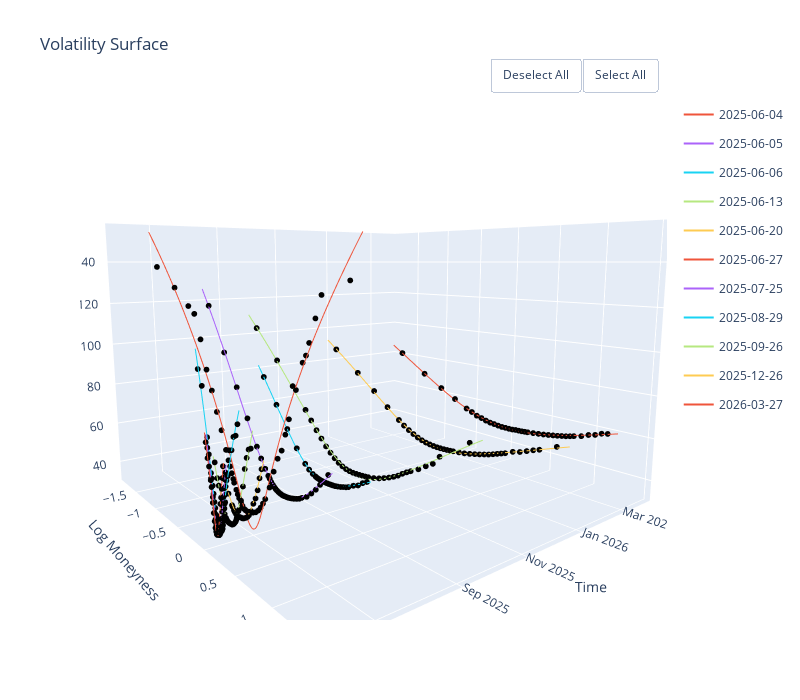
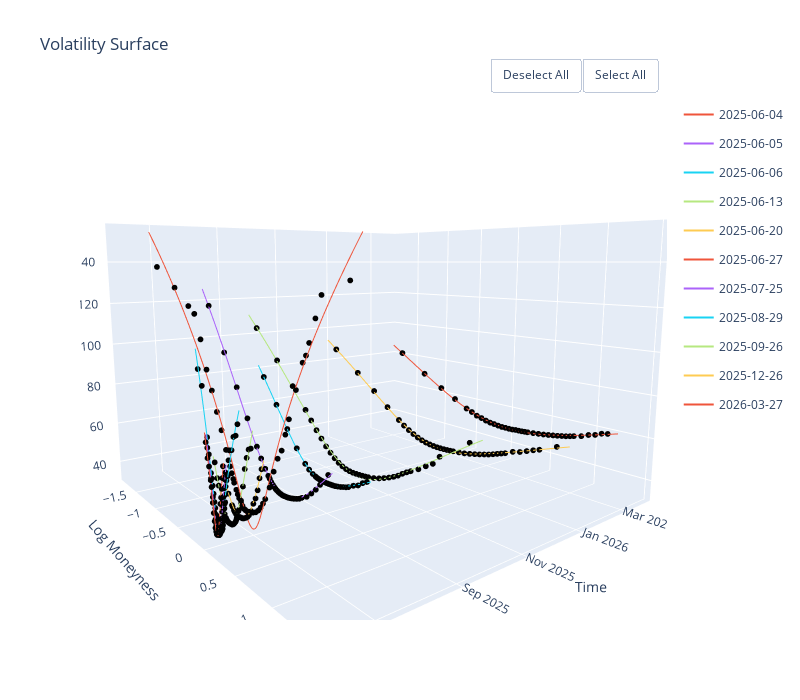

Notebook code cell kept with these figures, in order:
### Markdown cell above
# SVI (Real Market Data)

### Code cell
df = df_processed.copy()
df['IV'] = df['mark_iv'].astype(float)
df['Strike'] = df['strike'].astype(float)
df['Date'] = pd.to_datetime(df['expiry'])
df['Tau'] = df['time_to_expiry']
df['F'] = df['forward_price']
df['S'] = df['underlying_price']

df = df[df['Tau']>0]

svim = SVIModel(df[['IV','Strike','Date','Tau','F']])
df_fit = svim.fit(no_butterfly=False, no_calendar=False).reset_index(drop=False).rename(columns={'index':'Date'})
df_fit = pd.merge(df_fit, df[['Date','F','time_to_expiry']].drop_duplicates(subset=['Date'],keep='first'),on='Date',how='left')

plot_vol = SVIPlot()
plot_vol.allsmiles(svim)
